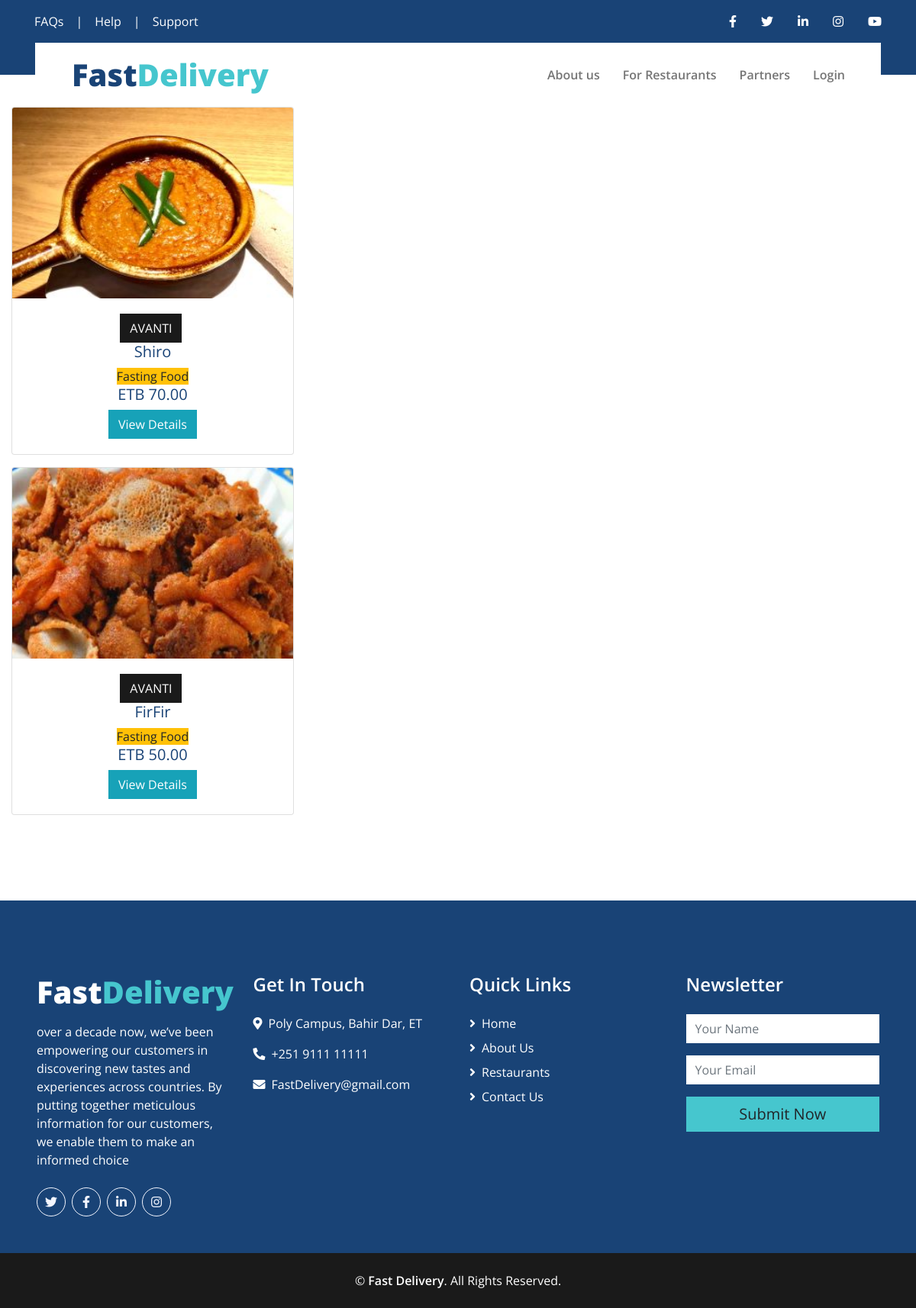
The app's page /Fasting Food/ with its own data.
### blog/models.py (models this page shows, shortened)
class Post(models.Model):
    LABELS = (
        ('Best Selling Foods', 'Best Selling Foods'),
        ('New Food', 'New Food'),
        ('Spicy Foods', 'Spicy Foods'),
        ('Cultural Food', 'Cultural Food'),
        ('Fasting Food', 'Fasting Food'),
    )
    title = models.CharField(max_length=100,help_text='Enter the name of the food')
    content = models.TextField()
    date_posted = models.DateTimeField(default=timezone.now)
    author = models.ForeignKey(User, on_delete=models.CASCADE)
    slug = models.SlugField(default="foods")
    labels = models.CharField(max_length=25, default='New Food',choices=LABELS, blank=True)
    pieces = models.PositiveIntegerField(default=1)
    price = models.DecimalField(max_digits=10,decimal_places=2,default=0.00)
    image = models.ImageField(default='default.jpg', upload_to='images/')
    image2 = models.ImageField(default='default.jpg', upload_to='images/')

### blog/views.py (the view)
# urls.py: path('Fasting Food/',views.get_fasting_foods,name='fasting'),
def get_fasting_foods(request):
    fasting=Post.objects.filter(labels='Fasting Food')
    context={
        'fasting':fasting
    }
    return render(request,'blog/labels.html',context)

### blog/templates/blog/labels.html (shortened to what this page needs)
{%extends 'blog/layout.html'%}
{%block content%}
{% for fasting in fasting %}
<div class="col-sm-4">
    <div class="card mb-3" style="height: fit-content; overflow: auto;">
      <img src="{{ fasting.image.url }}" style="height: 250px;">
        <div class="card-body text-center">
          <a class="btn btn-dark" href="{% url 'user-posts' fasting.author.username %}">{{ fasting.author|upper|cut:'1'|cut:'.' }}</a>
          <h5 class="text-center">{{ fasting.title }}</h5>
          <span  class="btn-warning">{{ fasting.labels }}</span>
          <h5 class="text-center">ETB {{ fasting.price|floatformat:2 }}</h5>
          <a href="{% url 'post-detail' fasting.id %}" class="btn btn-info">View Details</a>
        </div>
    </div>
</div>
{% endfor %}
{%endblock%}

### records on screen
Post: image (picture), author "AVANTI", title "Shiro", labels "Fasting Food", price "70.00"
Post: image (picture), author "AVANTI", title "FirFir", labels "Fasting Food", price "50.00"
